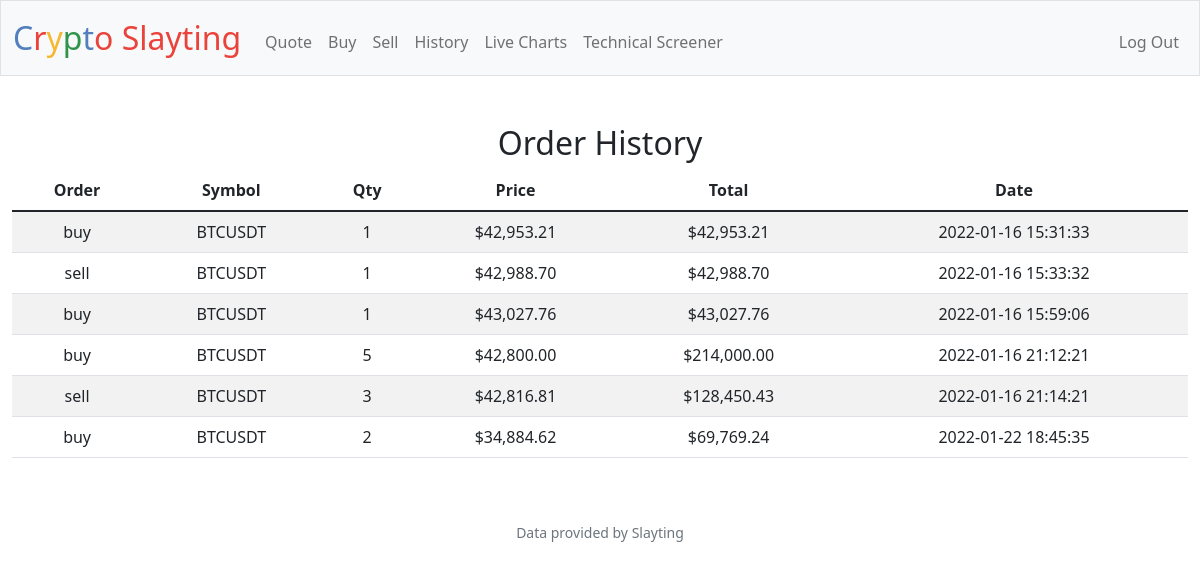
Screenshot of /history (signed in) with the database file from the repository.
### tables this page shows
CREATE TABLE orders (
    id INTEGER,
    user_id INTEGER,
    order_type TEXT NOT NULL,
    symbol TEXT NOT NULL,
    shares_num INTEGER,
    share_price INTEGER,
    total INTEGER,
    date DATETIME,
    PRIMARY KEY(id),
    FOREIGN KEY(user_id) REFERENCES users(id)
);

### app.py (the view)
@app.route("/history")
@login_required
def history():
    user_id = session.get("user_id")
    orders = db.execute("SELECT order_type, symbol, shares_num, share_price, total, date FROM orders WHERE user_id = ?", user_id)
    print(orders)
    return render_template("history.html", orders=orders)

### app.py (called while the page is built)
@app.after_request
def after_request(response):
    response.headers["Cache-Control"] = "no-cache, no-store, must-revalidate"
    response.headers["Expires"] = 0
    response.headers["Pragma"] = "no-cache"
    return response

### helpers.py (called while the page is built)
def login_required(f):
    @wraps(f)
    def decorated_function(*args, **kwargs):
        if session.get("user_id") is None:
            return redirect("/login")
        return f(*args, **kwargs)
    return decorated_function

def usd(value):
    return f"${value:,.2f}"

### templates/history.html (shortened to what this page needs)
{% extends "layout.html" %}
{% block main %}
    <div class="section">
        <h2>Order History</h2>
        <table class="table table-striped">
            <thead>
                <tr>
                    <th>Order</th>
                    <th>Symbol</th>
                    <th>Qty</th>
                    <th>Price</th>
                    <th>Total</th>
                    <th>Date</th>
                </tr>
            </thead>
            <tbody>
                {% for order in orders %}
                <tr>
                    <td>{{order.order_type}}</td>
                    <td>{{order.symbol}}</td>
                    <td>{{order.shares_num}}</td>
                    <td>{{order.share_price | usd}}</td>
                    <td>{{order.total | usd}}</td>
                    <td>{{order.date}}</td>
                </tr>
                {% endfor %}
            </tbody>
        </table>
    </div>
{% endblock %}

### templates/layout.html (shortened to what this page needs)
<!DOCTYPE html>
<html lang="en">
    <head>
        <link href="https://cdn.jsdelivr.net/npm/bootstrap@5.1.3/dist/css/bootstrap.min.css" rel="stylesheet">
        <link href="/static/styles.css" rel="stylesheet">
    </head>
    <body>
        <nav class="bg-light border navbar navbar-expand-md navbar-light">
            <div class="container-fluid">
                <a class="navbar-brand" href="/"><span class="blue">C</span><span class="red">r</span><span class="yellow">y</span><span class="green">p</span><span class="blue">t</span><span class="red">o</span> <span class="red">Slayting</span></a>
                <div class="collapse navbar-collapse" id="navbar">
                    {% if session["user_id"] %}
                        <ul class="navbar-nav me-auto mt-2">
                            <li class="nav-item"><a class="nav-link" href="/quote">Quote</a></li>
                            <li class="nav-item"><a class="nav-link" href="/buy">Buy</a></li>
                            <li class="nav-item"><a class="nav-link" href="/sell">Sell</a></li>
                            <li class="nav-item"><a class="nav-link" href="/history">History</a></li>
                            <li class="nav-item"><a class="nav-link" href="/graph">Live Charts</a></li>
                            <li class="nav-item"><a class="nav-link" href="/screener">Technical Screener</a></li>
                        </ul>
                        <ul class="navbar-nav ms-auto mt-2">
                            <li class="nav-item"><a class="nav-link" href="/logout">Log Out</a></li>
                        </ul>
                    {% else %}
                        <ul class="navbar-nav ms-auto mt-2">
                            <li class="nav-item"><a class="nav-link" href="/register">Register</a></li>
                            <li class="nav-item"><a class="nav-link" href="/login">Log In</a></li>
                        </ul>
                    {% endif %}
                </div>
            </div>
        </nav>
        <main class="container-fluid py-5 text-center">
            {% block main %}{% endblock %}
        </main>
        <footer class="mb-5 small text-center text-muted">
            Data provided by Slayting
        </footer>
    </body>
</html>

### static/styles.css (style rules this page uses)
nav .navbar-brand { font-size: xx-large; }
nav .navbar-brand .blue { color: #537fbe; }
nav .navbar-brand .red { color: #ea433b; }
nav .navbar-brand .yellow { color: #f5b82e; }
nav .navbar-brand .green { color: #2e944b; }
td { padding: 10px; }

### rows the page displays
orders: order_type "buy", symbol "BTCUSDT", shares_num "1", share_price "$42,953.21", total "$42,953.21", date "2022-01-16 15:31:33"
orders: order_type "sell", symbol "BTCUSDT", shares_num "1", share_price "$42,988.70", total "$42,988.70", date "2022-01-16 15:33:32"
orders: order_type "buy", symbol "BTCUSDT", shares_num "1", share_price "$43,027.76", total "$43,027.76", date "2022-01-16 15:59:06"
orders: order_type "buy", symbol "BTCUSDT", shares_num "5", share_price "$42,800.00", total "$214,000.00", date "2022-01-16 21:12:21"
orders: order_type "sell", symbol "BTCUSDT", shares_num "3", share_price "$42,816.81", total "$128,450.43", date "2022-01-16 21:14:21"
orders: order_type "buy", symbol "BTCUSDT", shares_num "2", share_price "$34,884.62", total "$69,769.24", date "2022-01-22 18:45:35"
